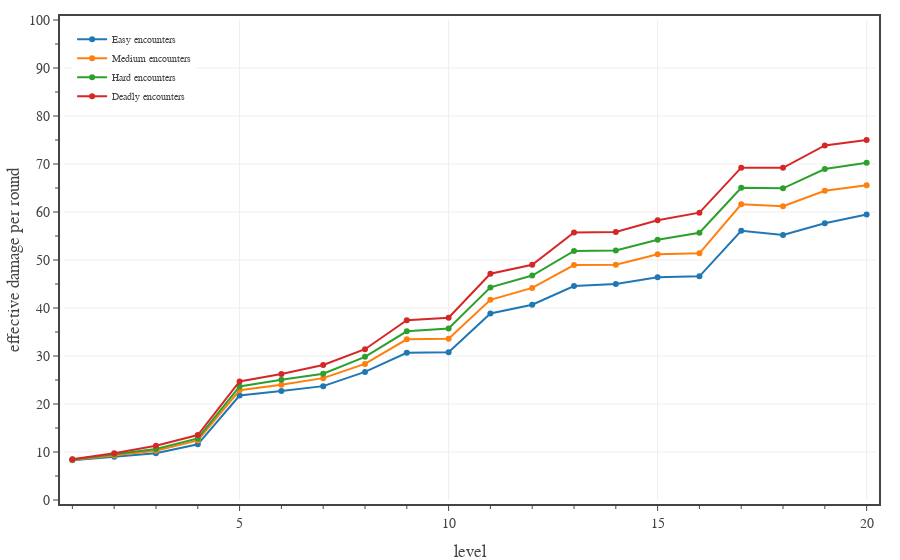

Notebook source saved alongside this figure:
### Code cell
# Plots average daily effective DPR for PCs, calculated for a full adventuring day with two short rests.
levels = np.array(range(1,21,1))

fig = go.Figure(
    layout=go.Layout(
        template=TFB_TEMPLATE,
        xaxis=dict(
            title_text='level',
            range=[0.8, 20.2],
            tick0=0, dtick=5,
            minor=dict(tick0=0, dtick=1),
        ),
        yaxis=dict(
            title_text='effective damage per round',
            range=[0, 100],
            tick0=0, dtick=10.0,
            minor=dict(tick0=0, dtick=5.0),
        ),
        legend=dict(
            yanchor='top',  y=0.99,
            xanchor='left', x=0.01,
            orientation='v',
        )
    )
)

for diff in ['Easy','Medium','Hard','Deadly']:
    d = ENCOUNTER_DIFFICULTIES[diff]
    pc_data_file = f'../xp-and-player-characters/pc data - {diff} 2 short rests.json'

    with open(pc_data_file, 'r') as fin:
        pc_data = json.load(fin)

    eDPR = np.zeros(20)
    for pc_class in PC_CLASSES:
        eDPR += np.array([x['effective damage per round mean'] for x in pc_data[pc_class]])
    eDPR /= len(PC_CLASSES)

    fig.add_trace(go.Scatter(
        x=levels, 
        y=eDPR,
        mode='lines+markers', 
        line=dict(color=d['color'], dash='solid'),
        unselected=dict(marker=dict(opacity=0.0)),
        name=diff + ' encounters',
        hovertemplate=
            '<b>' + diff + ' encounters</b><br>'+
            'lvl %{x}<br>'+
            'eDPR %{y:.1f}'+
            '<extra></extra>'
    ))

# show figure
fig.show(config=TFB_CONFIG)

# save large format figure
if SAVEFIGS:
    file_name = f'./fig-full-daily-edpr-vs-level-adventuring-days-large.html'
    fig_html = fig.to_html(
        include_plotlyjs=False, 
        full_html=False, 
        config=TFB_CONFIG
    )
    fig_soup = BeautifulSoup(fig_html, 'html.parser')
    fig_soup.div['class'] = 'plotly-div-large'
    with open(file_name, 'wb') as fout:
        fout.write(fig_soup.prettify('utf-8'))

# save small format figure
if SAVEFIGS:
    fig.update_traces(marker=dict(size=4))
    fig.update_layout(font=dict(size=10))
    file_name = f'./fig-full-daily-edpr-vs-level-adventuring-days-small.html'
    fig_html = fig.to_html(
        include_plotlyjs=False, 
        full_html=False, 
        config=TFB_CONFIG
    )
    fig_soup = BeautifulSoup(fig_html, 'html.parser')
    fig_soup.div['class'] = 'plotly-div-small'
    with open(file_name, 'wb') as fout:
        fout.write(fig_soup.prettify('utf-8'))

### Figure 1 — Plotly figure (JSON) as saved in the notebook; plotly's stock layout.template omitted (floating-point values rounded to 4 significant figures)
{"data": [{"hovertemplate": "<b>Easy encounters</b><br>lvl %{x}<br>eDPR %{y:.1f}<extra></extra>", "line": {"color": "#1F77B4", "dash": "solid"}, "mode": "lines+markers", "name": "Easy encounters", "type": "scatter", "unselected": {"marker": {"opacity": 0}}, "x": [1, 2, 3, 4, 5, 6, 7, 8, 9, 10, 11, 12, 13, 14, 15, 16, 17, 18, 19, 20], "y": [8.26, 8.985, 9.762, 11.6, 21.77, 22.72, 23.72, 26.69, 30.67, 30.77, 38.87, 40.68, 44.59, 45.02, 46.41, 46.59, 56.09, 55.23, 57.66, 59.46]}, {"hovertemplate": "<b>Medium encounters</b><br>lvl %{x}<br>eDPR %{y:.1f}<extra></extra>", "line": {"color": "#FF7F0E", "dash": "solid"}, "mode": "lines+markers", "name": "Medium encounters", "type": "scatter", "unselected": {"marker": {"opacity": 0}}, "x": [1, 2, 3, 4, 5, 6, 7, 8, 9, 10, 11, 12, 13, 14, 15, 16, 17, 18, 19, 20], "y": [8.356, 9.283, 10.26, 12.4, 22.85, 23.99, 25.39, 28.35, 33.47, 33.59, 41.7, 44.19, 48.95, 49.03, 51.2, 51.38, 61.6, 61.22, 64.43, 65.55]}, {"hovertemplate": "<b>Hard encounters</b><br>lvl %{x}<br>eDPR %{y:.1f}<extra></extra>", "line": {"color": "#2CA02C", "dash": "solid"}, "mode": "lines+markers", "name": "Hard encounters", "type": "scatter", "unselected": {"marker": {"opacity": 0}}, "x": [1, 2, 3, 4, 5, 6, 7, 8, 9, 10, 11, 12, 13, 14, 15, 16, 17, 18, 19, 20], "y": [8.434, 9.508, 10.61, 12.83, 23.66, 25.04, 26.31, 29.83, 35.14, 35.72, 44.29, 46.77, 51.88, 51.97, 54.23, 55.68, 65.04, 64.93, 68.95, 70.27]}, {"hovertemplate": "<b>Deadly encounters</b><br>lvl %{x}<br>eDPR %{y:.1f}<extra></extra>", "line": {"color": "#D62728", "dash": "solid"}, "mode": "lines+markers", "name": "Deadly encounters", "type": "scatter", "unselected": {"marker": {"opacity": 0}}, "x": [1, 2, 3, 4, 5, 6, 7, 8, 9, 10, 11, 12, 13, 14, 15, 16, 17, 18, 19, 20], "y": [8.51, 9.721, 11.31, 13.54, 24.69, 26.23, 28.13, 31.41, 37.44, 37.98, 47.13, 49.02, 55.72, 55.84, 58.28, 59.86, 69.24, 69.21, 73.86, 74.99]}], "layout": {"legend": {"orientation": "v", "x": 0.01, "xanchor": "left", "y": 0.99, "yanchor": "top"}, "xaxis": {"dtick": 5, "minor": {"dtick": 1, "tick0": 0}, "range": [0.8, 20.2], "tick0": 0, "title": {"text": "level"}}, "yaxis": {"dtick": 10, "minor": {"dtick": 5, "tick0": 0}, "range": [0, 100], "tick0": 0, "title": {"text": "effective damage per round"}}}}
